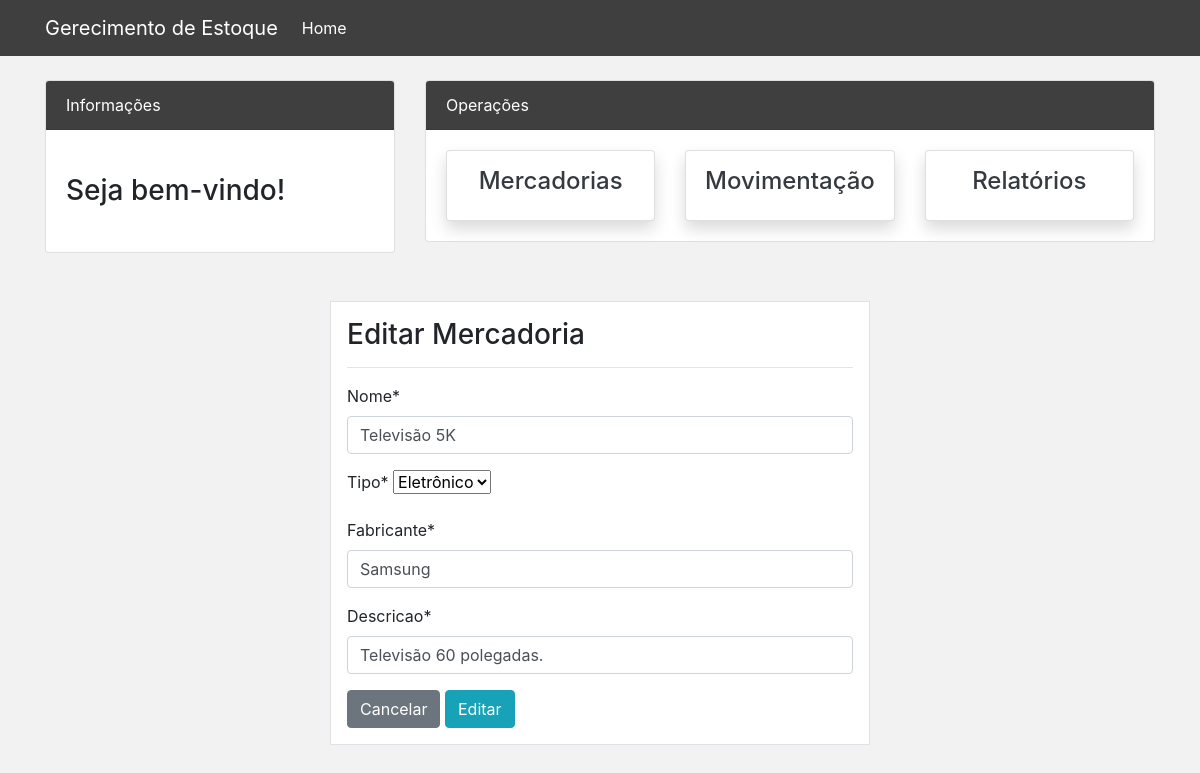
The page /mercadorias/update/24/ on the database its author committed.
### dashboard/models.py (models this page shows, shortened)
class Mercadoria(models.Model):
    nome = models.CharField(max_length=100, null=True)
    tipo = models.CharField(max_length=100, choices=TIPO, null=True)
    fabricante = models.CharField(max_length=100, null=True)
    descricao = models.CharField(max_length=100, null=True)
    quantidade = models.IntegerField(default=0)
    entradaQuantidade = models.IntegerField(default=0)
    saidaQuantidade = models.IntegerField(default=0)
    class Meta:
        verbose_name_plural = 'Mercadoria'

### dashboard/views.py (the view)
# urls.py: path('mercadorias/update/<int:pk>/', views.mercadoria_update, name='dashboard-mercadoria-update'),
def mercadoria_update(request, pk):
    item = Mercadoria.objects.get(id = pk)
    if  request.method == 'POST':
        form = MercadoriaForm(request.POST, instance = item)
        if form.is_valid():
            form.save()
            nomeMercadoria = item.nome
            messages.add_message(request, messages.ERROR, f'Mercadoria({nomeMercadoria}) editada', extra_tags='blue')
            return redirect('dashboard-mercadorias')
    else:
        form = MercadoriaForm(instance = item)
    context = {
        'form': form,
    }
    return render(request, 'dashboard/mercadorias_update.html', context)

### dashboard/forms.py
class MercadoriaForm(forms.ModelForm):
    class Meta:
        model = Mercadoria
        fields = ['nome', 'tipo', 'fabricante', 'descricao',]

### templates/dashboard/mercadorias_update.html (shortened to what this page needs)
{% extends 'partials/base.html' %}
{% load crispy_forms_tags %}
{% block content %}
<div class="container">
    <div class="row mt-5">
        <div class="col-md-6 offset-md-3">
            <div class="border bg-white p-3">
                <div class="h3">
                    Editar Mercadoria
                </div>
                <hr>
                <form method="POST">
                    {{ form|crispy }}
                    <a class="btn btn-secondary" href="{% url 'dashboard-mercadorias' %}">Cancelar</a>
                    <input class="btn btn-info" type="submit" value="Editar">
                </form>
                </div>
            </div>
        </div>
    </div>
{% endblock %}

### static/style.css (style rules this page uses)
body { background: rgb(145, 92, 92); }

### templates/partials/base.html (style rules this page uses)
body { background: #F2F2F2; }

### rows shown on the page
Mercadoria: nome "Televisão 5K", tipo "Eletrônico", fabricante "Samsung", descricao "Televisão 60 polegadas."
